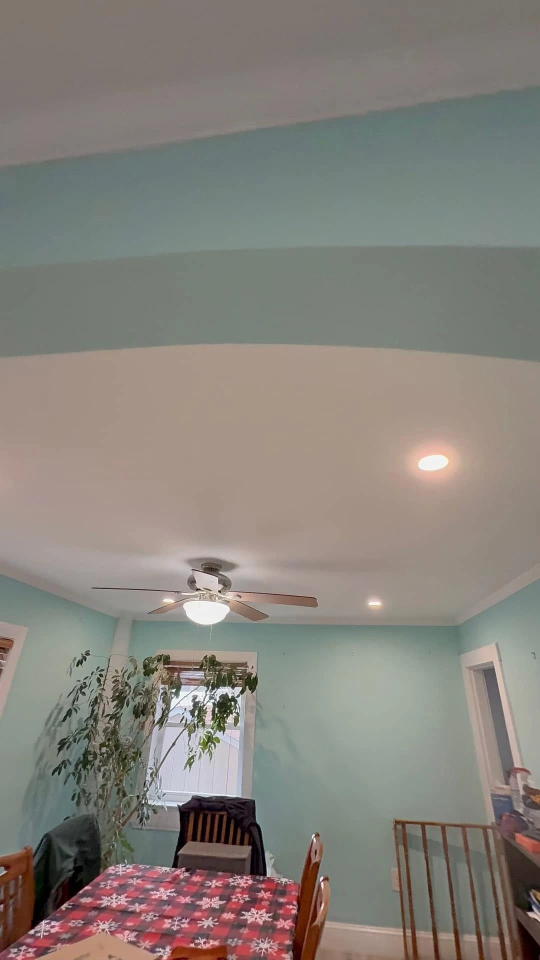
#> input picture photos/library/ceiling-fan-dining-room.jpg, 1080 x 1920 px (shown at 1/2 size)
$ python blind_full.py ../photos/library/ceiling-fan-dining-room.jpg ../photos/library/deck-railing-post-lights.jpg ../photos/library/deck-railing-post-lights.jpg 5
#> lines starting #> are read from the running program, lines starting #| are printed output that depends on the picture
# usage: python3 blind_full.py <imgA> <imgB> <out.jpg> [width=900]
# Whole-page side-by-side, labelled only "A" and "B". Both scaled to the same width; the shorter one is padded
# (never cropped) so the critic sees each page's full length.
import sys
from PIL import Image, ImageDraw, ImageFont
a, b, out = sys.argv[1:4]; W = int(sys.argv[4]) if len(sys.argv) > 4 else 900
def fit(p):
    im = Image.open(p).convert('RGB'); return im.resize((W, int(im.height * W / im.width)))
#> in fit, im is the input picture: PIL image 1080x1920 RGB; mean R, G, B 134.8, 129.9, 123.1
A, B = fit(a), fit(b)
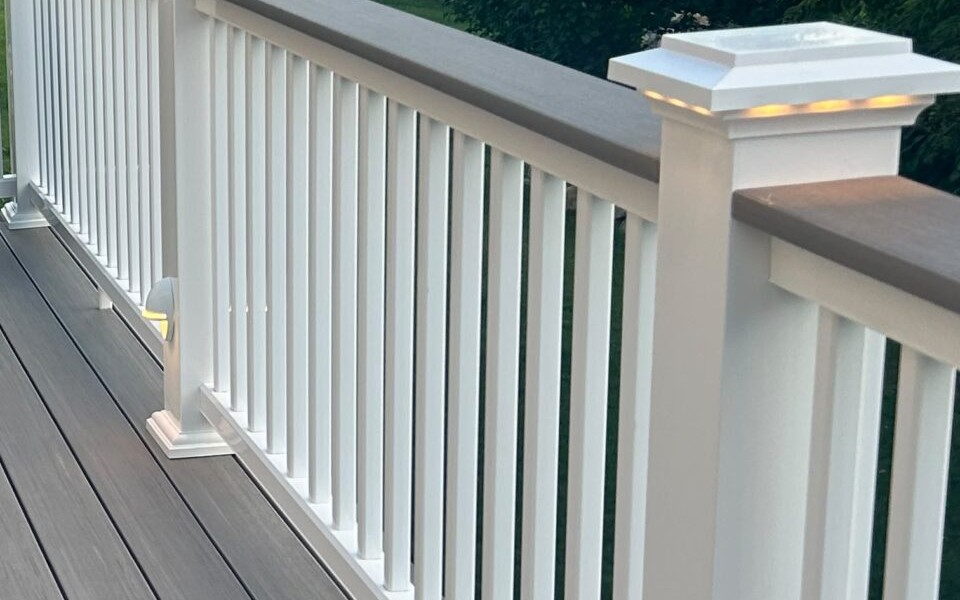
#> input picture photos/library/deck-railing-post-lights.jpg, 960 x 600 px
#> in fit, im is the input picture: PIL image 960x600 RGB; mean R, G, B 153.5, 159.4, 158.5
H = max(A.height, B.height) + 80
#> H = 88
c = Image.new('RGB', (W * 2 + 60, H), (128, 128, 128)); d = ImageDraw.Draw(c)
#> after `c = Image.new('RGB', (W * 2 + 60, H), (128, 128, 128))`: c: PIL image 70x88 RGB; every value is 128
f = None
for fp in ('/System/Library/Fonts/Helvetica.ttc', '/usr/share/fonts/truetype/dejavu/DejaVuSans-Bold.ttf'):
    try: f = ImageFont.truetype(fp, 56); break
    except Exception: pass
if f is None: f = ImageFont.load_default(size=56)
d.text((20, 10), 'A', fill=(0, 0, 0), font=f); d.text((W + 80, 10), 'B', fill=(0, 0, 0), font=f)
c.paste(A, (20, 80)); c.paste(B, (W + 40, 80)); c.save(out, quality=85); print(out, c.size)
#> after `c.paste(A, (20, 80))`:
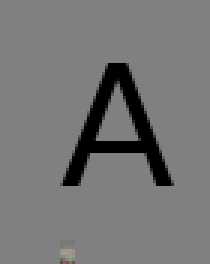
#> c: PIL image 70x88 RGB (shown 3 times larger); mean R, G, B 117.7, 117.7, 117.6
#| ../photos/library/deck-railing-post-lights.jpg (70, 88)
